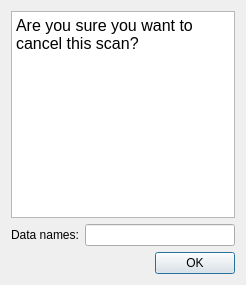
<?xml version="1.0" encoding="UTF-8"?>
<ui version="4.0">
 <class>cancelScan</class>
 <widget class="QDialog" name="cancelScan">
  <property name="geometry">
   <rect>
    <x>0</x>
    <y>0</y>
    <width>246</width>
    <height>285</height>
   </rect>
  </property>
  <property name="minimumSize">
   <size>
    <width>246</width>
    <height>285</height>
   </size>
  </property>
  <property name="windowTitle">
   <string>Dialog</string>
  </property>
  <layout class="QGridLayout" name="gridLayout">
   <item row="0" column="0" colspan="2">
    <widget class="QTextBrowser" name="textBrowser">
     <property name="html">
      <string>&lt;!DOCTYPE HTML PUBLIC &quot;-//W3C//DTD HTML 4.0//EN&quot; &quot;http://www.w3.org/TR/REC-html40/strict.dtd&quot;&gt;
&lt;html&gt;&lt;head&gt;&lt;meta name=&quot;qrichtext&quot; content=&quot;1&quot; /&gt;&lt;style type=&quot;text/css&quot;&gt;
p, li { white-space: pre-wrap; }
&lt;/style&gt;&lt;/head&gt;&lt;body style=&quot; font-family:'SimSun'; font-size:9pt; font-weight:400; font-style:normal;&quot;&gt;
&lt;p style=&quot; margin-top:0px; margin-bottom:0px; margin-left:0px; margin-right:0px; -qt-block-indent:0; text-indent:0px;&quot;&gt;&lt;span style=&quot; font-size:12pt;&quot;&gt;Are you sure you want to cancel this scan?&lt;/span&gt;&lt;/p&gt;&lt;/body&gt;&lt;/html&gt;</string>
     </property>
    </widget>
   </item>
   <item row="1" column="0" colspan="2">
    <layout class="QHBoxLayout" name="horizontalLayout">
     <item>
      <widget class="QLabel" name="label">
       <property name="text">
        <string>Data names:</string>
       </property>
      </widget>
     </item>
     <item>
      <widget class="QLineEdit" name="lineEdit_dataNames"/>
     </item>
    </layout>
   </item>
   <item row="2" column="0">
    <spacer name="horizontalSpacer">
     <property name="orientation">
      <enum>Qt::Horizontal</enum>
     </property>
     <property name="sizeHint" stdset="0">
      <size>
       <width>144</width>
       <height>17</height>
      </size>
     </property>
    </spacer>
   </item>
   <item row="2" column="1">
    <widget class="QPushButton" name="pushButton_cancelScan">
     <property name="text">
      <string>OK</string>
     </property>
    </widget>
   </item>
  </layout>
 </widget>
 <resources/>
 <connections/>
</ui>
